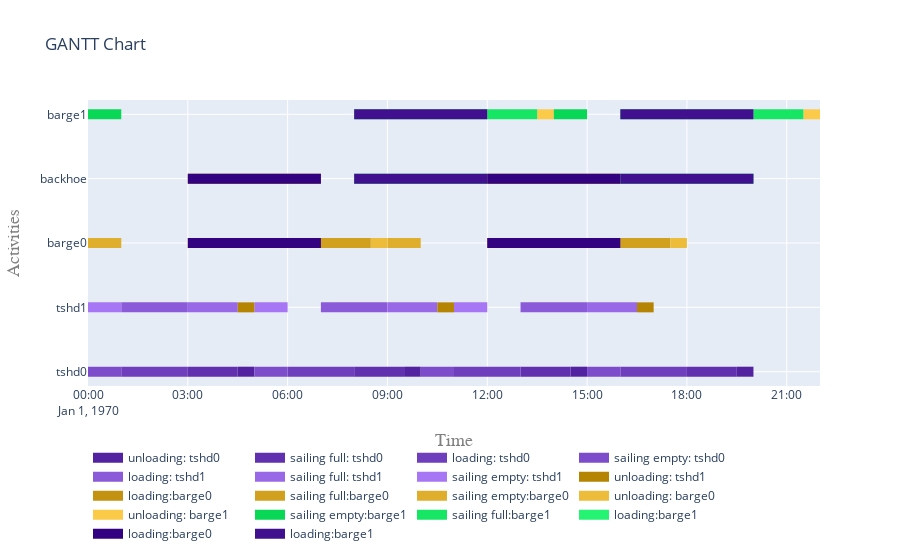

Notebook source saved alongside this figure:
### Code cell
fig = plot.get_gantt_chart([*vessels.values()], id_map=[*activities_tshd.values(), *activities_backhoe_barge.values()])

### Figure 1 — Plotly figure (JSON) as saved in the notebook; plotly's stock layout.template omitted (floating-point values rounded to 4 significant figures)
{"data": [{"connectgaps": false, "hoverinfo": "y+name", "line": {"color": "rgb(83,34,161)", "width": 10}, "mode": "lines", "name": "unloading: tshd0", "type": "scatter", "x": ["1970-01-01T04:30:00", "1970-01-01T04:30:00", "1970-01-01T05:00:00", "1970-01-01T05:00:00", "1970-01-01T05:00:00", "1970-01-01T09:30:00", "1970-01-01T09:30:00", "1970-01-01T10:00:00", "1970-01-01T10:00:00", "1970-01-01T10:00:00", "1970-01-01T14:30:00", "1970-01-01T14:30:00", "1970-01-01T15:00:00", "1970-01-01T15:00:00", "1970-01-01T15:00:00", "1970-01-01T19:30:00", "1970-01-01T19:30:00", "1970-01-01T20:00:00", "1970-01-01T20:00:00", "1970-01-01T20:00:00"], "y": ["tshd0", "tshd0", "tshd0", "tshd0", null, "tshd0", "tshd0", "tshd0", "tshd0", null, "tshd0", "tshd0", "tshd0", "tshd0", null, "tshd0", "tshd0", "tshd0", "tshd0", null]}, {"connectgaps": false, "hoverinfo": "y+name", "line": {"color": "rgb(97,48,175)", "width": 10}, "mode": "lines", "name": "sailing full: tshd0", "type": "scatter", "x": ["1970-01-01T03:00:00", "1970-01-01T03:00:00", "1970-01-01T04:30:00", "1970-01-01T04:30:00", "1970-01-01T04:30:00", "1970-01-01T08:00:00", "1970-01-01T08:00:00", "1970-01-01T09:30:00", "1970-01-01T09:30:00", "1970-01-01T09:30:00", "1970-01-01T13:00:00", "1970-01-01T13:00:00", "1970-01-01T14:30:00", "1970-01-01T14:30:00", "1970-01-01T14:30:00", "1970-01-01T18:00:00", "1970-01-01T18:00:00", "1970-01-01T19:30:00", "1970-01-01T19:30:00", "1970-01-01T19:30:00"], "y": ["tshd0", "tshd0", "tshd0", "tshd0", null, "tshd0", "tshd0", "tshd0", "tshd0", null, "tshd0", "tshd0", "tshd0", "tshd0", null, "tshd0", "tshd0", "tshd0", "tshd0", null]}, {"connectgaps": false, "hoverinfo": "y+name", "line": {"color": "rgb(111,62,189)", "width": 10}, "mode": "lines", "name": "loading: tshd0", "type": "scatter", "x": ["1970-01-01T01:00:00", "1970-01-01T01:00:00", "1970-01-01T03:00:00", "1970-01-01T03:00:00", "1970-01-01T03:00:00", "1970-01-01T06:00:00", "1970-01-01T06:00:00", "1970-01-01T08:00:00", "1970-01-01T08:00:00", "1970-01-01T08:00:00", "1970-01-01T11:00:00", "1970-01-01T11:00:00", "1970-01-01T13:00:00", "1970-01-01T13:00:00", "1970-01-01T13:00:00", "1970-01-01T16:00:00", "1970-01-01T16:00:00", "1970-01-01T18:00:00", "1970-01-01T18:00:00", "1970-01-01T18:00:00"], "y": ["tshd0", "tshd0", "tshd0", "tshd0", null, "tshd0", "tshd0", "tshd0", "tshd0", null, "tshd0", "tshd0", "tshd0", "tshd0", null, "tshd0", "tshd0", "tshd0", "tshd0", null]}, {"connectgaps": false, "hoverinfo": "y+name", "line": {"color": "rgb(125,76,203)", "width": 10}, "mode": "lines", "name": "sailing empty: tshd0", "type": "scatter", "x": ["1970-01-01T00:00:00", "1970-01-01T00:00:00", "1970-01-01T01:00:00", "1970-01-01T01:00:00", "1970-01-01T01:00:00", "1970-01-01T05:00:00", "1970-01-01T05:00:00", "1970-01-01T06:00:00", "1970-01-01T06:00:00", "1970-01-01T06:00:00", "1970-01-01T10:00:00", "1970-01-01T10:00:00", "1970-01-01T11:00:00", "1970-01-01T11:00:00", "1970-01-01T11:00:00", "1970-01-01T15:00:00", "1970-01-01T15:00:00", "1970-01-01T16:00:00", "1970-01-01T16:00:00", "1970-01-01T16:00:00"], "y": ["tshd0", "tshd0", "tshd0", "tshd0", null, "tshd0", "tshd0", "tshd0", "tshd0", null, "tshd0", "tshd0", "tshd0", "tshd0", null, "tshd0", "tshd0", "tshd0", "tshd0", null]}, {"connectgaps": false, "hoverinfo": "y+name", "line": {"color": "rgb(139,90,217)", "width": 10}, "mode": "lines", "name": "loading: tshd1", "type": "scatter", "x": ["1970-01-01T01:00:00", "1970-01-01T01:00:00", "1970-01-01T03:00:00", "1970-01-01T03:00:00", "1970-01-01T03:00:00", "1970-01-01T07:00:00", "1970-01-01T07:00:00", "1970-01-01T09:00:00", "1970-01-01T09:00:00", "1970-01-01T09:00:00", "1970-01-01T13:00:00", "1970-01-01T13:00:00", "1970-01-01T15:00:00", "1970-01-01T15:00:00", "1970-01-01T15:00:00"], "y": ["tshd1", "tshd1", "tshd1", "tshd1", null, "tshd1", "tshd1", "tshd1", "tshd1", null, "tshd1", "tshd1", "tshd1", "tshd1", null]}, {"connectgaps": false, "hoverinfo": "y+name", "line": {"color": "rgb(153,104,231)", "width": 10}, "mode": "lines", "name": "sailing full: tshd1", "type": "scatter", "x": ["1970-01-01T03:00:00", "1970-01-01T03:00:00", "1970-01-01T04:30:00", "1970-01-01T04:30:00", "1970-01-01T04:30:00", "1970-01-01T09:00:00", "1970-01-01T09:00:00", "1970-01-01T10:30:00", "1970-01-01T10:30:00", "1970-01-01T10:30:00", "1970-01-01T15:00:00", "1970-01-01T15:00:00", "1970-01-01T16:30:00", "1970-01-01T16:30:00", "1970-01-01T16:30:00"], "y": ["tshd1", "tshd1", "tshd1", "tshd1", null, "tshd1", "tshd1", "tshd1", "tshd1", null, "tshd1", "tshd1", "tshd1", "tshd1", null]}, {"connectgaps": false, "hoverinfo": "y+name", "line": {"color": "rgb(167,118,245)", "width": 10}, "mode": "lines", "name": "sailing empty: tshd1", "type": "scatter", "x": ["1970-01-01T00:00:00", "1970-01-01T00:00:00", "1970-01-01T01:00:00", "1970-01-01T01:00:00", "1970-01-01T01:00:00", "1970-01-01T05:00:00", "1970-01-01T05:00:00", "1970-01-01T06:00:00", "1970-01-01T06:00:00", "1970-01-01T06:00:00", "1970-01-01T11:00:00", "1970-01-01T11:00:00", "1970-01-01T12:00:00", "1970-01-01T12:00:00", "1970-01-01T12:00:00"], "y": ["tshd1", "tshd1", "tshd1", "tshd1", null, "tshd1", "tshd1", "tshd1", "tshd1", null, "tshd1", "tshd1", "tshd1", "tshd1", null]}, {"connectgaps": false, "hoverinfo": "y+name", "line": {"color": "rgb(181,132,3)", "width": 10}, "mode": "lines", "name": "unloading: tshd1", "type": "scatter", "x": ["1970-01-01T04:30:00", "1970-01-01T04:30:00", "1970-01-01T05:00:00", "1970-01-01T05:00:00", "1970-01-01T05:00:00", "1970-01-01T10:30:00", "1970-01-01T10:30:00", "1970-01-01T11:00:00", "1970-01-01T11:00:00", "1970-01-01T11:00:00", "1970-01-01T16:30:00", "1970-01-01T16:30:00", "1970-01-01T17:00:00", "1970-01-01T17:00:00", "1970-01-01T17:00:00"], "y": ["tshd1", "tshd1", "tshd1", "tshd1", null, "tshd1", "tshd1", "tshd1", "tshd1", null, "tshd1", "tshd1", "tshd1", "tshd1", null]}, {"connectgaps": false, "hoverinfo": "y+name", "line": {"color": "rgb(195,146,17)", "width": 10}, "mode": "lines", "name": "loading:barge0", "type": "scatter", "x": ["1970-01-01T03:00:00", "1970-01-01T03:00:00", "1970-01-01T07:00:00", "1970-01-01T07:00:00", "1970-01-01T07:00:00", "1970-01-01T12:00:00", "1970-01-01T12:00:00", "1970-01-01T16:00:00", "1970-01-01T16:00:00", "1970-01-01T16:00:00", "1970-01-01T03:00:00", "1970-01-01T03:00:00", "1970-01-01T07:00:00", "1970-01-01T07:00:00", "1970-01-01T07:00:00", "1970-01-01T12:00:00", "1970-01-01T12:00:00", "1970-01-01T16:00:00", "1970-01-01T16:00:00", "1970-01-01T16:00:00"], "y": ["barge0", "barge0", "barge0", "barge0", null, "barge0", "barge0", "barge0", "barge0", null, "backhoe", "backhoe", "backhoe", "backhoe", null, "backhoe", "backhoe", "backhoe", "backhoe", null]}, {"connectgaps": false, "hoverinfo": "y+name", "line": {"color": "rgb(209,160,31)", "width": 10}, "mode": "lines", "name": "sailing full:barge0", "type": "scatter", "x": ["1970-01-01T07:00:00", "1970-01-01T07:00:00", "1970-01-01T08:30:00", "1970-01-01T08:30:00", "1970-01-01T08:30:00", "1970-01-01T16:00:00", "1970-01-01T16:00:00", "1970-01-01T17:30:00", "1970-01-01T17:30:00", "1970-01-01T17:30:00"], "y": ["barge0", "barge0", "barge0", "barge0", null, "barge0", "barge0", "barge0", "barge0", null]}, {"connectgaps": false, "hoverinfo": "y+name", "line": {"color": "rgb(223,174,45)", "width": 10}, "mode": "lines", "name": "sailing empty:barge0", "type": "scatter", "x": ["1970-01-01T00:00:00", "1970-01-01T00:00:00", "1970-01-01T01:00:00", "1970-01-01T01:00:00", "1970-01-01T01:00:00", "1970-01-01T09:00:00", "1970-01-01T09:00:00", "1970-01-01T10:00:00", "1970-01-01T10:00:00", "1970-01-01T10:00:00"], "y": ["barge0", "barge0", "barge0", "barge0", null, "barge0", "barge0", "barge0", "barge0", null]}, {"connectgaps": false, "hoverinfo": "y+name", "line": {"color": "rgb(237,188,59)", "width": 10}, "mode": "lines", "name": "unloading: barge0", "type": "scatter", "x": ["1970-01-01T08:30:00", "1970-01-01T08:30:00", "1970-01-01T09:00:00", "1970-01-01T09:00:00", "1970-01-01T09:00:00", "1970-01-01T17:30:00", "1970-01-01T17:30:00", "1970-01-01T18:00:00", "1970-01-01T18:00:00", "1970-01-01T18:00:00"], "y": ["barge0", "barge0", "barge0", "barge0", null, "barge0", "barge0", "barge0", "barge0", null]}, {"connectgaps": false, "hoverinfo": "y+name", "line": {"color": "rgb(251,202,73)", "width": 10}, "mode": "lines", "name": "unloading: barge1", "type": "scatter", "x": ["1970-01-01T13:30:00", "1970-01-01T13:30:00", "1970-01-01T14:00:00", "1970-01-01T14:00:00", "1970-01-01T14:00:00", "1970-01-01T21:30:00", "1970-01-01T21:30:00", "1970-01-01T22:00:00", "1970-01-01T22:00:00", "1970-01-01T22:00:00"], "y": ["barge1", "barge1", "barge1", "barge1", null, "barge1", "barge1", "barge1", "barge1", null]}, {"connectgaps": false, "hoverinfo": "y+name", "line": {"color": "rgb(9,216,87)", "width": 10}, "mode": "lines", "name": "sailing empty:barge1", "type": "scatter", "x": ["1970-01-01T00:00:00", "1970-01-01T00:00:00", "1970-01-01T01:00:00", "1970-01-01T01:00:00", "1970-01-01T01:00:00", "1970-01-01T14:00:00", "1970-01-01T14:00:00", "1970-01-01T15:00:00", "1970-01-01T15:00:00", "1970-01-01T15:00:00"], "y": ["barge1", "barge1", "barge1", "barge1", null, "barge1", "barge1", "barge1", "barge1", null]}, {"connectgaps": false, "hoverinfo": "y+name", "line": {"color": "rgb(23,230,101)", "width": 10}, "mode": "lines", "name": "sailing full:barge1", "type": "scatter", "x": ["1970-01-01T12:00:00", "1970-01-01T12:00:00", "1970-01-01T13:30:00", "1970-01-01T13:30:00", "1970-01-01T13:30:00", "1970-01-01T20:00:00", "1970-01-01T20:00:00", "1970-01-01T21:30:00", "1970-01-01T21:30:00", "1970-01-01T21:30:00"], "y": ["barge1", "barge1", "barge1", "barge1", null, "barge1", "barge1", "barge1", "barge1", null]}, {"connectgaps": false, "hoverinfo": "y+name", "line": {"color": "rgb(37,244,115)", "width": 10}, "mode": "lines", "name": "loading:barge1", "type": "scatter", "x": ["1970-01-01T08:00:00", "1970-01-01T08:00:00", "1970-01-01T12:00:00", "1970-01-01T12:00:00", "1970-01-01T12:00:00", "1970-01-01T16:00:00", "1970-01-01T16:00:00", "1970-01-01T20:00:00", "1970-01-01T20:00:00", "1970-01-01T20:00:00", "1970-01-01T08:00:00", "1970-01-01T08:00:00", "1970-01-01T12:00:00", "1970-01-01T12:00:00", "1970-01-01T12:00:00", "1970-01-01T16:00:00", "1970-01-01T16:00:00", "1970-01-01T20:00:00", "1970-01-01T20:00:00", "1970-01-01T20:00:00"], "y": ["barge1", "barge1", "barge1", "barge1", null, "barge1", "barge1", "barge1", "barge1", null, "backhoe", "backhoe", "backhoe", "backhoe", null, "backhoe", "backhoe", "backhoe", "backhoe", null]}, {"connectgaps": false, "hoverinfo": "y+name", "line": {"color": "rgb(51,2,129)", "width": 10}, "mode": "lines", "name": "loading:barge0", "type": "scatter", "x": ["1970-01-01T03:00:00", "1970-01-01T03:00:00", "1970-01-01T07:00:00", "1970-01-01T07:00:00", "1970-01-01T07:00:00", "1970-01-01T12:00:00", "1970-01-01T12:00:00", "1970-01-01T16:00:00", "1970-01-01T16:00:00", "1970-01-01T16:00:00", "1970-01-01T03:00:00", "1970-01-01T03:00:00", "1970-01-01T07:00:00", "1970-01-01T07:00:00", "1970-01-01T07:00:00", "1970-01-01T12:00:00", "1970-01-01T12:00:00", "1970-01-01T16:00:00", "1970-01-01T16:00:00", "1970-01-01T16:00:00"], "y": ["barge0", "barge0", "barge0", "barge0", null, "barge0", "barge0", "barge0", "barge0", null, "backhoe", "backhoe", "backhoe", "backhoe", null, "backhoe", "backhoe", "backhoe", "backhoe", null]}, {"connectgaps": false, "hoverinfo": "y+name", "line": {"color": "rgb(65,16,143)", "width": 10}, "mode": "lines", "name": "loading:barge1", "type": "scatter", "x": ["1970-01-01T08:00:00", "1970-01-01T08:00:00", "1970-01-01T12:00:00", "1970-01-01T12:00:00", "1970-01-01T12:00:00", "1970-01-01T16:00:00", "1970-01-01T16:00:00", "1970-01-01T20:00:00", "1970-01-01T20:00:00", "1970-01-01T20:00:00", "1970-01-01T08:00:00", "1970-01-01T08:00:00", "1970-01-01T12:00:00", "1970-01-01T12:00:00", "1970-01-01T12:00:00", "1970-01-01T16:00:00", "1970-01-01T16:00:00", "1970-01-01T20:00:00", "1970-01-01T20:00:00", "1970-01-01T20:00:00"], "y": ["barge1", "barge1", "barge1", "barge1", null, "barge1", "barge1", "barge1", "barge1", null, "backhoe", "backhoe", "backhoe", "backhoe", null, "backhoe", "backhoe", "backhoe", "backhoe", null]}], "layout": {"hovermode": "closest", "legend": {"orientation": "h", "x": 0, "y": -0.2}, "title": {"text": "GANTT Chart"}, "xaxis": {"range": ["1970-01-01T00:00:00", "1970-01-01T22:00:00"], "title": {"font": {"color": "#7f7f7f", "family": "Courier New, monospace", "size": 18}, "text": "Time"}}, "yaxis": {"title": {"font": {"color": "#7f7f7f", "family": "Courier New, monospace", "size": 18}, "text": "Activities"}}}}
